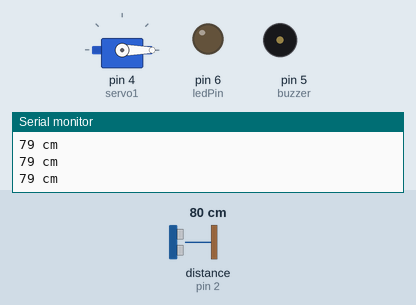
Bench run of a sketch on a simulated Arduino Uno, built with avr-gcc and run on an emulated ATmega328P. Shown: servo, output pins drawn as LEDs (lit = HIGH), buzzer (waves = sounding), the last lines printed to the serial monitor. Wiring (inferred from the names in the program): ultrasonic range finder: trigger pin 3; echo pin 2. The test bench sets the inputs (shaded band); at power-on: distance to the obstacle (sensor on pin 2) 80 cm. The echo pulse lasts 58.3 µs per cm; pins used as bus, display or sensor lines are not drawn.

Above: at 1.2 s.
1.3 s: distance to the obstacle (sensor on pin 2) set to 55 cm
2.8 s: distance to the obstacle (sensor on pin 2) set to 46 cm
At 3.5 s:
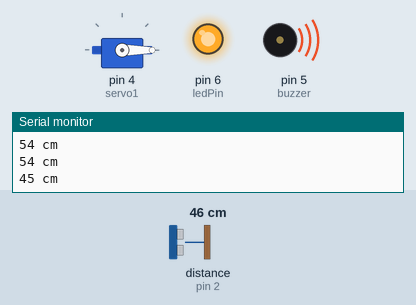
5.8 s: distance to the obstacle (sensor on pin 2) set to 60 cm
At 6.6 s:
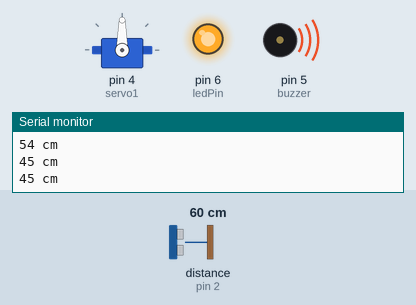
8.3 s: distance to the obstacle (sensor on pin 2) set to 2 cm
At 8.8 s:
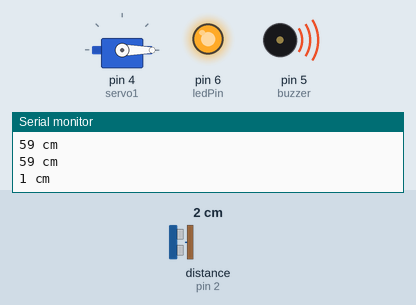
Timing chart, 0 to 12.3 s (numbered marks = the images above; inputs shaded):
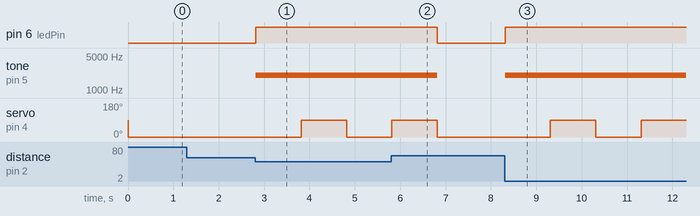

Measured:
- the behaviour switches between 52 and 51 cm on distance to the obstacle (sensor on pin 2) (found by bisection; images 0 and 1)
- after the input at 2.8 s, pin 6 (ledPin): LOW → HIGH at once; tone on pin 5 (buzzer): silent → 2000 Hz at once; servo on pin 4 (servo1): 0° → 90° after 1.0 s, → 0° 1.0 s later
- after the input at 5.8 s, pin 6 (ledPin): HIGH → LOW after 1.0 s; tone on pin 5 (buzzer): 2000 Hz → silent after 1.0 s; servo on pin 4 (servo1): goes on until 6.8 s, then stays 0°
- after the input at 8.3 s, pin 6 (ledPin): LOW → HIGH at once; tone on pin 5 (buzzer): silent → 2000 Hz at once; servo on pin 4 (servo1): 0° → 90° after 1.0 s, → 0° 1.0 s later, → 90° 1.0 s later

The sketch:

automatic_hand_sanitizer_using_arduino1__1_.ino
```cpp
#include <Servo.h> // getting the required library
Servo servo1;
int echopin = 2;
int trigpin = 3;
const int buzzer = 5;
int ledPin =6;


void setup () {
  Serial.begin(9600);
  servo1.attach(4);
  pinMode(trigpin, OUTPUT);
  pinMode(echopin, INPUT);
  pinMode(buzzer, OUTPUT);
  pinMode(ledPin, OUTPUT);
}

void loop() {
  long duration, distance; //Initializing the two variable

  digitalWrite(trigpin, LOW);
  delayMicroseconds(2);

  digitalWrite(trigpin, HIGH);
  delayMicroseconds(10);

  digitalWrite(trigpin, LOW);


  duration = pulseIn(echopin, HIGH);
  distance = (duration/2)/29.1;

  Serial.print(distance);
  Serial.println(" cm");

  if(distance>50){
    servo1.write(0);
    noTone(buzzer);
    digitalWrite(ledPin, LOW);

  }

  if(distance<=50){
    digitalWrite(ledPin, HIGH);
    tone(buzzer, 2000);
    servo1.write(0);  //making the servo to turn 90 cegree
    delay(1000);       // Making it wait for 1000ms just after the turn
    servo1.write(90);   // Making it turn to its initial positon
    delay(1000);       // Making it wait there for another 1000ms

    /*this will keep on repeating unless the the distance is above 50 */
  }
} 
```
